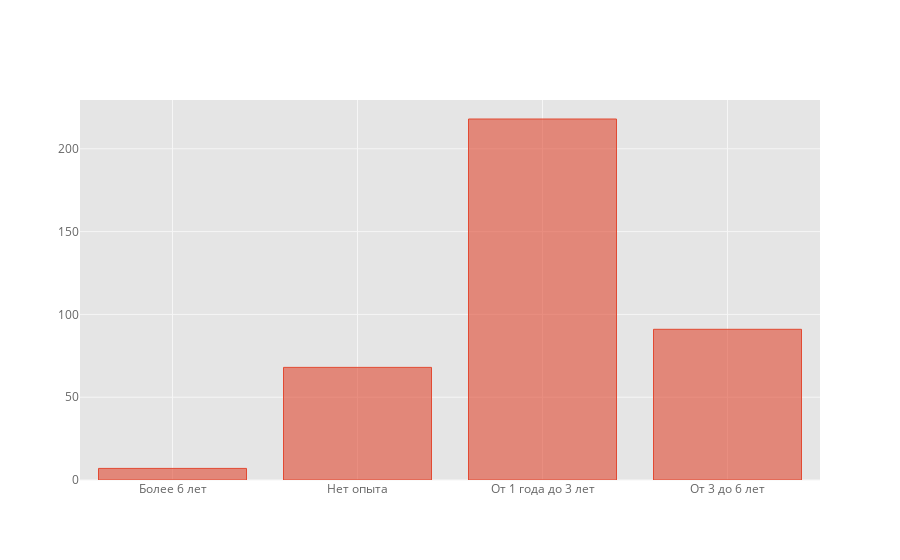

Notebook cell for this chart:
### Code cell
df_vacancy.groupby(f'{factor}').size().iplot(kind='bar')

### Figure 1 — Plotly figure (JSON) as saved in the notebook; plotly's stock layout.template omitted (floating-point values rounded to 4 significant figures)
{"data": [{"marker": {"color": "rgba(226, 74, 51, 0.6)", "line": {"color": "rgba(226, 74, 51, 1.0)", "width": 1}}, "name": "None", "orientation": "v", "text": "", "type": "bar", "x": ["Более 6 лет", "Нет опыта", "От 1 года до 3 лет", "От 3 до 6 лет"], "y": [7, 68, 218, 91]}], "layout": {"legend": {"bgcolor": "#FFFFFF", "font": {"color": "#666666"}}, "paper_bgcolor": "#FFFFFF", "plot_bgcolor": "#E5E5E5", "titlefont": {"color": "#151516"}, "xaxis1": {"gridcolor": "#F6F6F6", "showgrid": true, "tickfont": {"color": "#666666"}, "title": "", "titlefont": {"color": "#666666"}, "zerolinecolor": "#F6F6F6"}, "yaxis1": {"gridcolor": "#F6F6F6", "showgrid": true, "tickfont": {"color": "#666666"}, "title": "", "titlefont": {"color": "#666666"}, "zerolinecolor": "#F6F6F6"}}}
